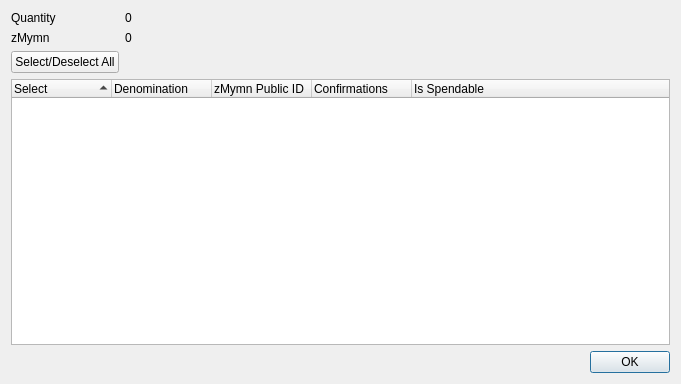
<?xml version="1.0" encoding="UTF-8"?>
<ui version="4.0">
 <class>ZMymnControlDialog</class>
 <widget class="QDialog" name="ZMymnControlDialog">
  <property name="geometry">
   <rect>
    <x>0</x>
    <y>0</y>
    <width>681</width>
    <height>384</height>
   </rect>
  </property>
  <property name="minimumSize">
   <size>
    <width>681</width>
    <height>384</height>
   </size>
  </property>
  <property name="windowTitle">
   <string>Select zMymn to Spend</string>
  </property>
  <layout class="QGridLayout" name="gridLayout">
   <item row="0" column="0">
    <layout class="QFormLayout" name="formLayout">
     <property name="sizeConstraint">
      <enum>QLayout::SetDefaultConstraint</enum>
     </property>
     <item row="0" column="0">
      <widget class="QLabel" name="labelQuantity">
       <property name="text">
        <string>Quantity</string>
       </property>
      </widget>
     </item>
     <item row="0" column="1">
      <widget class="QLabel" name="labelQuantity_int">
       <property name="text">
        <string>0</string>
       </property>
      </widget>
     </item>
     <item row="1" column="0">
      <widget class="QLabel" name="labelZMymn">
       <property name="text">
        <string>zMymn</string>
       </property>
      </widget>
     </item>
     <item row="1" column="1">
      <widget class="QLabel" name="labelZMymn_int">
       <property name="text">
        <string>0</string>
       </property>
      </widget>
     </item>
     <item row="2" column="0">
      <widget class="QPushButton" name="pushButtonAll">
       <property name="text">
        <string>Select/Deselect All</string>
       </property>
      </widget>
     </item>
    </layout>
   </item>
   <item row="1" column="0">
    <layout class="QVBoxLayout" name="verticalLayout">
     <item>
      <widget class="QTreeWidget" name="treeWidget">
       <property name="minimumSize">
        <size>
         <width>0</width>
         <height>250</height>
        </size>
       </property>
       <property name="alternatingRowColors">
        <bool>true</bool>
       </property>
       <property name="sortingEnabled">
        <bool>true</bool>
       </property>
       <property name="columnCount">
        <number>5</number>
       </property>
       <attribute name="headerDefaultSectionSize">
        <number>100</number>
       </attribute>
       <column>
        <property name="text">
         <string notr="true">Select</string>
        </property>
       </column>
       <column>
        <property name="text">
         <string notr="true">Denomination</string>
        </property>
       </column>
       <column>
        <property name="text">
         <string notr="true">zMymn Public ID</string>
        </property>
       </column>
       <column>
        <property name="text">
         <string notr="true">Confirmations</string>
        </property>
       </column>
       <column>
        <property name="text">
         <string>Is Spendable</string>
        </property>
       </column>
      </widget>
     </item>
     <item>
      <widget class="QDialogButtonBox" name="buttonBox">
       <property name="orientation">
        <enum>Qt::Horizontal</enum>
       </property>
       <property name="standardButtons">
        <set>QDialogButtonBox::Ok</set>
       </property>
      </widget>
     </item>
    </layout>
   </item>
  </layout>
 </widget>
 <resources/>
 <connections>
  <connection>
   <sender>buttonBox</sender>
   <signal>accepted()</signal>
   <receiver>ZMymnControlDialog</receiver>
   <slot>accept()</slot>
   <hints>
    <hint type="sourcelabel">
     <x>248</x>
     <y>254</y>
    </hint>
    <hint type="destinationlabel">
     <x>157</x>
     <y>274</y>
    </hint>
   </hints>
  </connection>
  <connection>
   <sender>buttonBox</sender>
   <signal>rejected()</signal>
   <receiver>ZMymnControlDialog</receiver>
   <slot>reject()</slot>
   <hints>
    <hint type="sourcelabel">
     <x>316</x>
     <y>260</y>
    </hint>
    <hint type="destinationlabel">
     <x>286</x>
     <y>274</y>
    </hint>
   </hints>
  </connection>
 </connections>
</ui>
